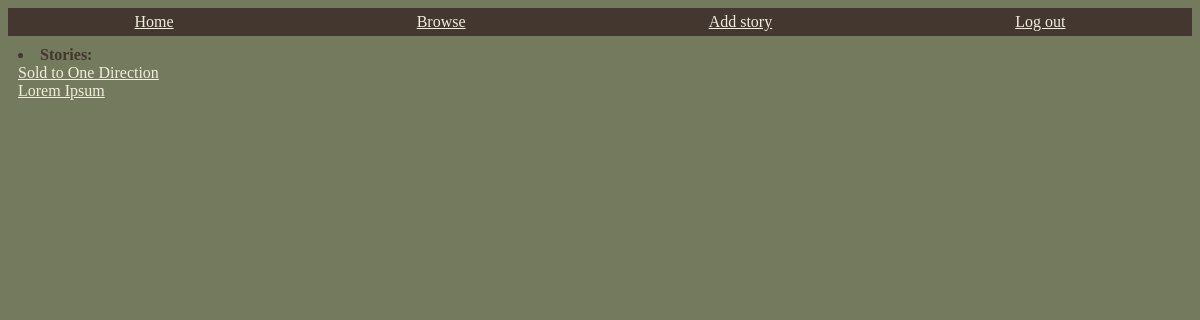
Before: /browse_page with the older database file.
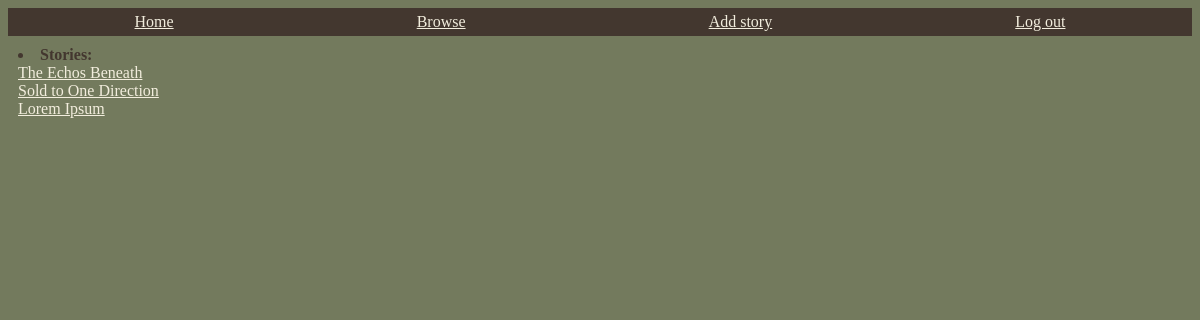
After: the same page with the newer database file.
### tables this page shows
CREATE TABLE stories(title text primary key, genre text, length int, content text, username text, link text);

### __init__.py (the view)
@app.route("/browse_page")
def browse_page():
    db = sqlite3.connect(STORY_FILE)
    c = db.cursor()
    check_long = c.execute(f"SELECT title FROM stories WHERE title IN (SELECT title FROM stories) ORDER BY title DESC LIMIT 5;")
    results = check_long.fetchall()
    results = [x[0] for x in results]
    check_link = c.execute(f"SELECT link FROM stories WHERE title IN (SELECT title FROM stories) ORDER BY title DESC LIMIT 5;")
    links = check_link.fetchall()
    links = [x[0] for x in links]
    return render_template('browse.html', stories=results, links=links, length = len(results))

### templates/browse.html (shortened to what this page needs)
<!DOCTYPE html>
<html>
<head>
</head>
<body>
  <div class='nav'>
    <div>
      <a href='/home'> Home </a>
    </div>
    <div>
      <a href='/browse_page'> Browse </a>
    </div>
    <div>
      <a href='/add_story'> Add story </a>
    </div>
    <div>
      <a href='/logout'> Log out </a>
    </div>
  </div>
  <div class = 'storylist'>
    <li> <b> Stories: </b> </li>
      {% for i in range(length) %}
      <l1>
        <a href= {{links[i]}}>
          {{stories[i]}}
        </a>
      </l1>
      <br>
      {% endfor %}
  </div>
</body>
</html>

### templates/browse.html (style rules this page uses)
body { background-color: #737a5d; }
a:link { color: #f2eddd; }
.nav { display: grid; grid-template-columns: auto auto auto auto; margin: 0px; padding: 5px; background-color: #43372f; color: #f2eddd; font-family: "Times New Roman", Times, serif; text-align: center; }
.storylist { color: #43372f; font-family: "Times New Roman", Times, serif; text-align: left; padding: 5px; margin: 5px; }

Changed rows visible on the page:
added stories: title "The Echos Beneath"
